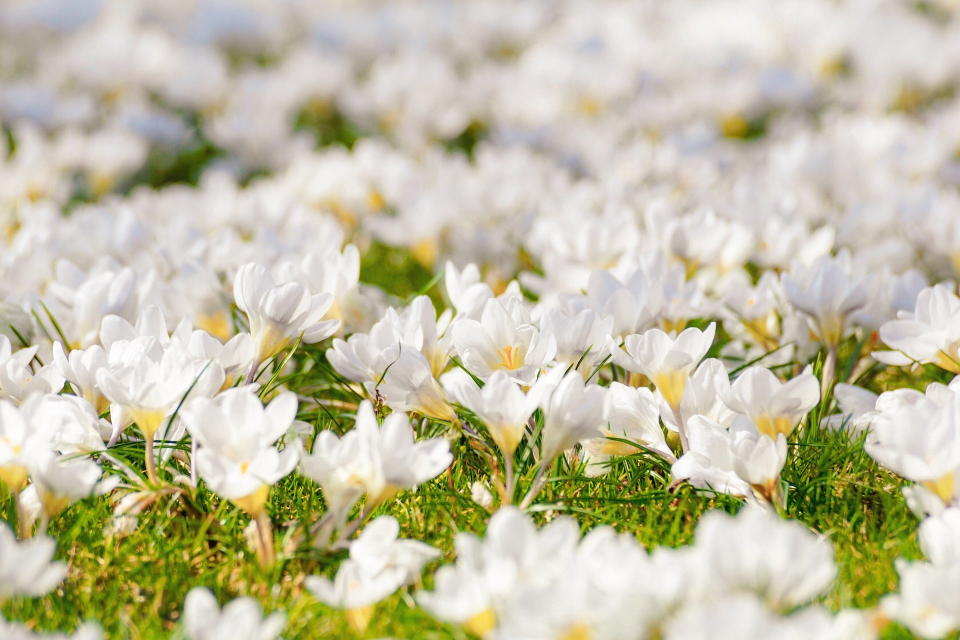
#> input picture TP2/images/165106-crocus-4077848_1920.jpg, 1920 x 1280 px (shown at 1/2 size); its folder holds only this picture in this run
$ python moteur_recherche_images.py   (older library calls are emulated)
#> lines starting #> are read from the running program, lines starting #| are printed output that depends on the picture
"""
TP 2 : Moteur de recherche d'images
Enseignant: Mahmoud Mejdoub

Système de recherche d'images similaires basé sur :
  - Histogramme de couleur (HSV)
  - Descripteur LBP (texture locale)
  - Matrice GLCM (texture statistique)
  - Descripteur HOG (forme / contours)
"""

import cv2
import numpy as np
from skimage.feature import local_binary_pattern, hog
from skimage.feature import graycomatrix, graycoprops   # skimage >= 0.19
import os
import matplotlib.pyplot as plt
from pathlib import Path


# ─────────────────────────────────────────────
#  1. EXTRACTION DES CARACTÉRISTIQUES
# ─────────────────────────────────────────────

def extraire_histogramme_couleur(img, bins=32):
    """
    Calcule un histogramme de couleur dans l'espace HSV.
    Chaque canal (H, S, V) est normalisé séparément puis concaténé.
    bins=32 offre un bon compromis précision / dimensionnalité.
    """
    hsv = cv2.cvtColor(img, cv2.COLOR_BGR2HSV)
    hist = []
    for i in range(3):
        h = cv2.calcHist([hsv], [i], None, [bins], [0, 256])
        h = cv2.normalize(h, h).flatten()
        hist.extend(h)
    return np.array(hist)   # taille : 3 * bins = 96


def extraire_lbp(img, P=8, R=1):
    """
    Local Binary Pattern (LBP) : capture la texture locale.
    P = nombre de voisins, R = rayon.
    Méthode 'uniform' → histogramme compact (P+2 bins).
    """
    gris = cv2.cvtColor(img, cv2.COLOR_BGR2GRAY)
    lbp = local_binary_pattern(gris, P, R, method='uniform')
    hist, _ = np.histogram(lbp.ravel(),
                           bins=np.arange(0, P + 3),
                           range=(0, P + 2))
    hist = hist.astype(float)
    hist /= hist.sum() + 1e-7   # normalisation L1
    return hist   # taille : P+2 = 10


def extraire_glcm(img):
    """
    Matrice de cooccurrence (GLCM) : texture statistique.
    Retourne 4 propriétés : contraste, homogénéité, énergie, entropie.
    L'image est réduite à 64 niveaux pour accélérer le calcul.
    """
    gris = cv2.cvtColor(img, cv2.COLOR_BGR2GRAY)
    gris_64 = (gris // 4).astype(np.uint8)   # 256 → 64 niveaux

    glcm = graycomatrix(gris_64, distances=[1], angles=[0, np.pi/4,
                        np.pi/2, 3*np.pi/4],
                        levels=64, symmetric=True, normed=True)

    contraste  = graycoprops(glcm, 'contrast').mean()
    homogen    = graycoprops(glcm, 'homogeneity').mean()
    energie    = graycoprops(glcm, 'energy').mean()
    entropie   = -np.sum(glcm * np.log2(glcm + 1e-10))

    # Normalisation manuelle pour ramener les valeurs dans [0, 1]
    feats = np.array([contraste, homogen, energie, entropie])
    feats = feats / (np.linalg.norm(feats) + 1e-7)
    return feats   # taille : 4


def extraire_hog(img, taille=(128, 128)):
    """
    Histogram of Oriented Gradients (HOG) : forme et contours.
    L'image est redimensionnée pour obtenir un vecteur de taille fixe.
    """
    gris = cv2.cvtColor(img, cv2.COLOR_BGR2GRAY)
    gris = cv2.resize(gris, taille)
    fd = hog(gris,
             pixels_per_cell=(16, 16),
             cells_per_block=(2, 2),
             orientations=9,
             block_norm='L2-Hys')
    return fd   # taille fixe selon taille cible


def extraire_descripteurs(img):
    """
    Concatène tous les descripteurs en un seul vecteur caractéristique.
    """
    couleur  = extraire_histogramme_couleur(img)
    lbp      = extraire_lbp(img)                   # 10 dims
    glcm     = extraire_glcm(img)                  #  4 dims
    hog_feat = extraire_hog(img)                   # variable (fixe par image)
    return np.concatenate([couleur, lbp, glcm, hog_feat])


# ─────────────────────────────────────────────
#  2. CALCUL DES DISTANCES
# ─────────────────────────────────────────────

def distance_euclidienne(a, b):
    """Distance L2 classique."""
    return np.linalg.norm(a - b)


def distance_cosinus(a, b):
    """1 − similarité cosinus (0 = identique, 2 = opposé)."""
    num = np.dot(a, b)
    den = np.linalg.norm(a) * np.linalg.norm(b) + 1e-7
    return 1.0 - num / den


def distance_chi2(a, b):
    """
    Distance Chi-2 : adaptée aux histogrammes normalisés.
    Formule : Σ (a_i − b_i)² / (a_i + b_i + ε)
    """
    return np.sum((a - b) ** 2 / (a + b + 1e-7))


def distance_combinee(a, b,
                      poids_couleur=0.4,
                      poids_lbp=0.2,
                      poids_glcm=0.1,
                      poids_hog=0.3):
    """
    Distance pondérée par blocs de descripteurs.
    Les poids permettent de régler l'importance de chaque type de feature.

    Poids par défaut :
      - Couleur  40 % (très discriminante pour des scènes naturelles)
      - HOG      30 % (forme importante pour objets)
      - LBP      20 % (texture locale)
      - GLCM     10 % (texture globale)
    """
    # Tailles des blocs
    n_couleur = 96
    n_lbp     = 10
    n_glcm    = 4

    bloc_c = slice(0, n_couleur)
    bloc_l = slice(n_couleur, n_couleur + n_lbp)
    bloc_g = slice(n_couleur + n_lbp, n_couleur + n_lbp + n_glcm)
    bloc_h = slice(n_couleur + n_lbp + n_glcm, None)

    d_couleur = distance_chi2(a[bloc_c], b[bloc_c])
    d_lbp     = distance_euclidienne(a[bloc_l], b[bloc_l])
    d_glcm    = distance_euclidienne(a[bloc_g], b[bloc_g])
    d_hog     = distance_cosinus(a[bloc_h], b[bloc_h])

    return (poids_couleur * d_couleur +
            poids_lbp    * d_lbp     +
            poids_glcm   * d_glcm    +
            poids_hog    * d_hog)


# ─────────────────────────────────────────────
#  3. CHARGEMENT DE LA BASE D'IMAGES
# ─────────────────────────────────────────────

def charger_base(dossier, extensions=('.jpg', '.jpeg', '.png', '.bmp')):
    """
    Charge toutes les images d'un dossier et calcule leurs descripteurs.
    Retourne : (liste_images, liste_descripteurs, liste_noms_fichiers)
    """
#> called with dossier = 'TP2/images', extensions = ('.jpg', '.jpeg', '.png', '.bmp')
    images, descripteurs, noms = [], [], []

    for fichier in sorted(os.listdir(dossier)):
        if Path(fichier).suffix.lower() not in extensions:
            continue
        chemin = os.path.join(dossier, fichier)
        img = cv2.imread(chemin)
#> img is the input picture: shape (1280, 1920, 3); mean B, G, R 163.3, 191, 195
        if img is None:
            print(f"[AVERTISSEMENT] Impossible de lire : {fichier}")
            continue
        images.append(img)
        descripteurs.append(extraire_descripteurs(img))
#> in extraire_histogramme_couleur, `hsv = cv2.cvtColor(img, cv2.COLOR_BGR2HSV)`: hsv: shape (1280, 1920, 3); mean H, S, V 31.8, 58.1, 197.8
#> after the loop in extraire_histogramme_couleur, `for i in range(3):`: hist = 96 values, max 0.692 at index 2, min 0 at index 23, mean 0.091
#> in extraire_descripteurs, `couleur  = extraire_histogramme_couleur(img)`: couleur has the same summary as hist in extraire_histogramme_couleur
#> in extraire_lbp, `hist, _ = np.histogram(lbp.ravel(), bins=np.arange(0, P + 3), range=(0..`: hist = [68219, 164863, 93511, 316035, 424589, 435171, 236055, 186401, 265480, 267276]
#> in extraire_lbp, `hist /= hist.sum() + 1e-7`: hist = [0.0278, 0.0671, 0.038, 0.129, 0.173, 0.177, 0.0961, 0.0758, 0.108, 0.109]
#> in extraire_descripteurs, `lbp      = extraire_lbp(img)`: lbp has the same summary as hist in extraire_lbp
#> in extraire_glcm, `contraste  = graycoprops(glcm, 'contrast').mean()`: contraste = 3.74
#> in extraire_glcm, `homogen    = graycoprops(glcm, 'homogeneity').mean()`: homogen = 0.697
#> in extraire_glcm, `energie    = graycoprops(glcm, 'energy').mean()`: energie = 0.118
#> in extraire_glcm, `entropie   = -np.sum(glcm * np.log2(glcm + 1e-10))`: entropie = 29.45
#> in extraire_glcm, `feats = np.array([contraste, homogen, energie, entropie])`: feats = [3.74, 0.697, 0.118, 29.45]
#> in extraire_glcm, `feats = feats / (np.linalg.norm(feats) + 1e-7)`: feats = [0.126, 0.0235, 0.00396, 0.992]
#> in extraire_hog, `gris = cv2.resize(gris, taille)`:
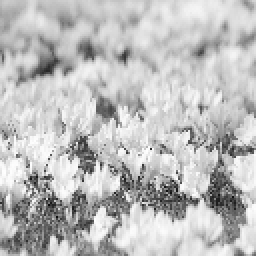
#> gris: shape (128, 128) (shown 2 times larger); min 12, max 255, mean 189.3
#> in extraire_hog, `fd = hog(gris, pixels_per_cell=(16, 16), cells_per_block=(2, 2), orien..`: fd = 1764 values, max 0.272 at index 207, min 0.0203 at index 7, mean 0.157
#> in extraire_descripteurs, `hog_feat = extraire_hog(img)`: hog_feat has the same summary as fd in extraire_hog
        noms.append(fichier)
        print(f"  [OK] {fichier} chargée")

    print(f"\n{len(images)} image(s) chargée(s) dans la base.\n")
#| 1 image(s) chargée(s) dans la base.
    return images, descripteurs, noms


# ─────────────────────────────────────────────
#  4. RECHERCHE D'IMAGES SIMILAIRES
# ─────────────────────────────────────────────

def recherche_similaire(img_requete, images_base, descripteurs_base, noms_base,
                        k=5, methode='combinee'):
    """
    Recherche les k images les plus similaires à img_requete.

    Paramètres
    ----------
    img_requete        : image OpenCV (BGR)
    images_base        : liste des images de la base
    descripteurs_base  : liste des vecteurs de descripteurs
    noms_base          : liste des noms de fichiers
    k                  : nombre de résultats à retourner
    methode            : 'euclidienne' | 'cosinus' | 'chi2' | 'combinee'
    """
    desc_requete = extraire_descripteurs(img_requete)

    # Sélection de la fonction de distance
    fonctions = {
        'euclidienne': distance_euclidienne,
        'cosinus':     distance_cosinus,
        'chi2':        distance_chi2,
        'combinee':    distance_combinee,
    }
    dist_fn = fonctions.get(methode, distance_combinee)

    # Calcul de toutes les distances
    distances = [dist_fn(desc_requete, d) for d in descripteurs_base]

    # Tri par distance croissante
    indices = np.argsort(distances)[:k]

    # ── Affichage des résultats ──
    cols = k + 1
    fig, axes = plt.subplots(1, cols, figsize=(4 * cols, 4))
    fig.suptitle(f"Méthode : {methode}  |  Top-{k} images similaires",
                 fontsize=14, fontweight='bold')

    # Image requête
    axes[0].imshow(cv2.cvtColor(img_requete, cv2.COLOR_BGR2RGB))
    axes[0].set_title("Requête", fontweight='bold', color='red')
    axes[0].axis('off')

    # Images similaires
    for rang, idx in enumerate(indices):
        axes[rang + 1].imshow(cv2.cvtColor(images_base[idx], cv2.COLOR_BGR2RGB))
        axes[rang + 1].set_title(
            f"#{rang+1}  d={distances[idx]:.3f}\n{noms_base[idx]}",
            fontsize=8
        )
        axes[rang + 1].axis('off')

    plt.tight_layout()
    plt.savefig("resultats_recherche.png", dpi=150, bbox_inches='tight')
    plt.show()
    print("Résultats sauvegardés dans 'resultats_recherche.png'")

    return indices, distances


# ─────────────────────────────────────────────
#  5. ANALYSE COMPARATIVE DES MÉTHODES
# ─────────────────────────────────────────────

methodes = ['euclidienne', 'cosinus', 'chi2', 'combinee']
fonctions = {
    'euclidienne': distance_euclidienne,
    'cosinus':     distance_cosinus,
    'chi2':        distance_chi2,
    'combinee':    distance_combinee,
}

def comparer_methodes(img_requete, images_base, descripteurs_base, noms_base, k=3):
    """
    Affiche les résultats des 4 méthodes de distance côte à côte
    pour faciliter l'analyse comparative.
    """


    desc_req = extraire_descripteurs(img_requete)

    fig, axes = plt.subplots(len(methodes), k + 1,
                             figsize=(4 * (k + 1), 4 * len(methodes)))
    fig.suptitle("Comparaison des méthodes de distance", fontsize=16, fontweight='bold')

    for ligne, methode in enumerate(methodes):
        dist_fn = fonctions[methode]
        distances = [dist_fn(desc_req, d) for d in descripteurs_base]
        indices = np.argsort(distances)[:k]

        # Colonne 0 : image requête
        axes[ligne, 0].imshow(cv2.cvtColor(img_requete, cv2.COLOR_BGR2RGB))
        axes[ligne, 0].set_title(f"[{methode}]\nRequête",
                                 fontweight='bold', color='darkblue', fontsize=9)
        axes[ligne, 0].axis('off')

        for col, idx in enumerate(indices):
            axes[ligne, col + 1].imshow(
                cv2.cvtColor(images_base[idx], cv2.COLOR_BGR2RGB))
            axes[ligne, col + 1].set_title(
                f"#{col+1}  d={distances[idx]:.3f}\n{noms_base[idx]}", fontsize=7)
            axes[ligne, col + 1].axis('off')

    plt.tight_layout()
    plt.savefig("comparaison_methodes.png", dpi=150, bbox_inches='tight')
    plt.show()
    print("Comparaison sauvegardée dans 'comparaison_methodes.png'")


# ─────────────────────────────────────────────
#  6. SCRIPT DE TEST PRINCIPAL
# ─────────────────────────────────────────────

if __name__ == "__main__":

    # ── Paramètres à modifier selon votre configuration ──
    BASE_DIR      = os.path.dirname(os.path.abspath(__file__))
    DOSSIER_BASE  = os.path.join(BASE_DIR, "images")
    IMAGE_REQUETE = os.path.join(BASE_DIR, "requete.jpg")
    K             = 5                  # nombre de résultats à afficher
    METHODE       = "combinee"         # 'euclidienne' | 'cosinus' | 'chi2' | 'combinee'

    # ── Chargement de la base ──
    print("=" * 50)
    print("  Chargement de la base d'images...")
    print("=" * 50)
    images_base, descripteurs_base, noms_base = charger_base(DOSSIER_BASE)
#> images_base = 1 item; descripteurs_base = 1 item; noms_base = ['165106-crocus-4077848_1920.jpg']

    if len(images_base) == 0:
        print("[ERREUR] Aucune image trouvée dans le dossier :", DOSSIER_BASE)
        exit(1)

    # ── Chargement de l'image requête ──
    img_req = cv2.imread(IMAGE_REQUETE)
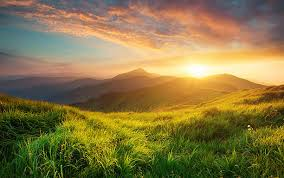
#> input picture TP2/requete.jpg, 284 x 178 px
#> img_req is the input picture: shape (178, 284, 3); mean B, G, R 68.7, 118.2, 135.2
    if img_req is None:
        print(f"[ERREUR] Impossible de lire l'image requête : {IMAGE_REQUETE}")
        exit(1)

    print(f"Image requête : {IMAGE_REQUETE}")
    print(f"Taille vecteur descripteur : {extraire_descripteurs(img_req).shape[0]} dims")
#> in extraire_histogramme_couleur (call 2), `hsv = cv2.cvtColor(img, cv2.COLOR_BGR2HSV)`: hsv: shape (178, 284, 3); mean H, S, V 38, 143.7, 141.8
#> call 2 of extraire_lbp, with P = 8, R = 1
#> in extraire_lbp (call 2), `lbp = local_binary_pattern(gris, P, R, method='uniform')`:
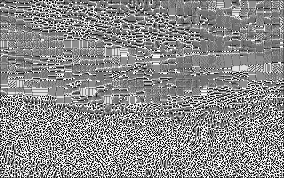
#> lbp: shape (178, 284) float64; min 0, max 9, mean 4.9; drawn with min black and max white
#> in extraire_lbp (call 2), `hist, _ = np.histogram(lbp.ravel(), bins=np.arange(0, P + 3), range=(0..`: hist = [3057, 4012, 1971, 4356, 9636, 8684, 3705, 4386, 4774, 5971]
#> in extraire_lbp (call 2), `hist /= hist.sum() + 1e-7`: hist = [0.0605, 0.0794, 0.039, 0.0862, 0.191, 0.172, 0.0733, 0.0868, 0.0944, 0.118]
#> in extraire_glcm (call 2), `gris_64 = (gris // 4).astype(np.uint8)`:
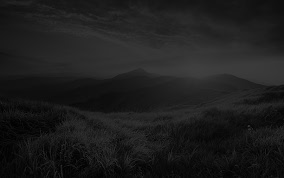
#> gris_64: shape (178, 284); min 0, max 63, mean 29
#> in extraire_glcm (call 2), `contraste  = graycoprops(glcm, 'contrast').mean()`: contraste = 21.66
#> in extraire_glcm (call 2), `homogen    = graycoprops(glcm, 'homogeneity').mean()`: homogen = 0.45
#> in extraire_glcm (call 2), `energie    = graycoprops(glcm, 'energy').mean()`: energie = 0.0522
#> in extraire_glcm (call 2), `entropie   = -np.sum(glcm * np.log2(glcm + 1e-10))`: entropie = 37.45
#> in extraire_glcm (call 2), `feats = np.array([contraste, homogen, energie, entropie])`: feats = [21.66, 0.45, 0.0522, 37.45]
#> in extraire_glcm (call 2), `feats = feats / (np.linalg.norm(feats) + 1e-7)`: feats = [0.501, 0.0104, 0.00121, 0.866]
#> call 2 of extraire_hog, with taille = (128, 128)
#> in extraire_hog (call 2), `gris = cv2.resize(gris, taille)`:
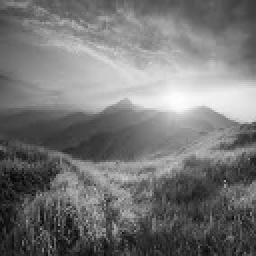
#> gris: shape (128, 128) (shown 2 times larger); min 3, max 254, mean 117.6
#> in extraire_hog (call 2), `fd = hog(gris, pixels_per_cell=(16, 16), cells_per_block=(2, 2), orien..`: fd = 1764 values, max 0.349 at index 562, min 0.00165 at index 731, mean 0.147
#| Taille vecteur descripteur : 1874 dims
    print()

    # ── Recherche ──
    print("=" * 50)
    print(f"  Recherche (méthode={METHODE}, k={K})...")
    print("=" * 50)
    indices, distances = recherche_similaire(
        img_req, images_base, descripteurs_base, noms_base,
        k=K, methode=METHODE
    )
#> in recherche_similaire, `desc_requete = extraire_descripteurs(img_requete)`: desc_requete = 1874 values, max 0.866 at index 109, min 0 at index 23, mean 0.146
#> in distance_combinee, `d_couleur = distance_chi2(a[bloc_c], b[bloc_c])`: d_couleur = 7.16
#> in distance_combinee, `d_lbp     = distance_euclidienne(a[bloc_l], b[bloc_l])`: d_lbp = 0.0654
#> in distance_combinee, `d_glcm    = distance_euclidienne(a[bloc_g], b[bloc_g])`: d_glcm = 0.396
#> in distance_cosinus, `num = np.dot(a, b)`: num = 39.74
#> in distance_cosinus, `den = np.linalg.norm(a) * np.linalg.norm(b) + 1e-7`: den = 49
#> in distance_combinee, `d_hog     = distance_cosinus(a[bloc_h], b[bloc_h])`: d_hog = 0.189
#> in recherche_similaire, `distances = [dist_fn(desc_requete, d) for d in descripteurs_base]`: distances = [2.97]
#> in recherche_similaire, `indices = np.argsort(distances)[:k]`: indices = [0]
#> the loop in recherche_similaire, `for rang, idx in enumerate(indices):` made 1 pass
#> (rang, idx) on pass 1: (0, 0)
#> in recherche_similaire, `plt.savefig("resultats_recherche.png", dpi=150, bbox_inches='tight')`:
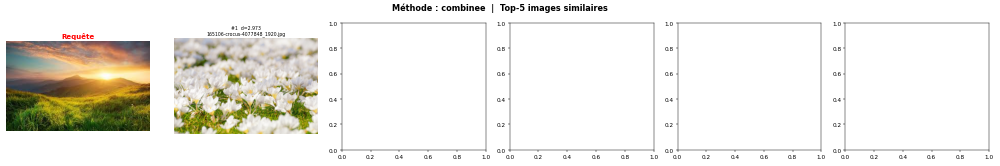
#> figure drawn by matplotlib, 2 panels
#> indices = [0]; distances = [2.97]

    print("\nRésultats :")
    for rang, idx in enumerate(indices):
        print(f"  #{rang+1}  {noms_base[idx]}  →  distance = {distances[idx]:.4f}")
#> this loop made 1 pass
#|   #1  165106-crocus-4077848_1920.jpg  →  distance = 2.9733

    # ── Comparaison optionnelle des méthodes ──
    print("\n" + "=" * 50)
    print("  Comparaison des 4 méthodes de distance...")
    print("=" * 50)
    comparer_methodes(img_req, images_base, descripteurs_base, noms_base, k=3)
#> in comparer_methodes, `desc_req = extraire_descripteurs(img_requete)`: desc_req has the same summary as desc_requete in recherche_similaire
#> the loop in comparer_methodes, `for ligne, methode in enumerate(methodes):` made 4 passes
#> distances on passes 1, 3: [4.59], [74.07]
#> distances on pass 2: [0.198]
#> in comparer_methodes, `plt.savefig("comparaison_methodes.png", dpi=150, bbox_inches='tight')`:
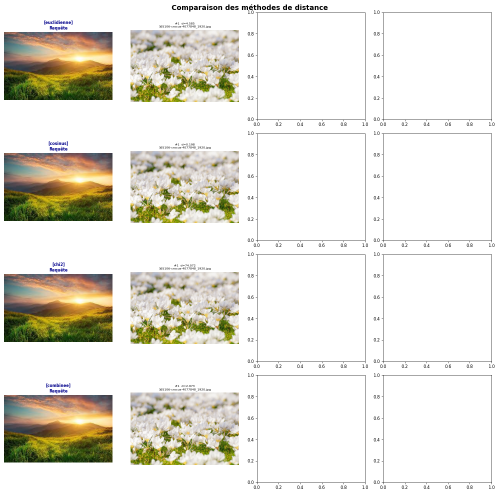
#> figure drawn by matplotlib, 8 panels
